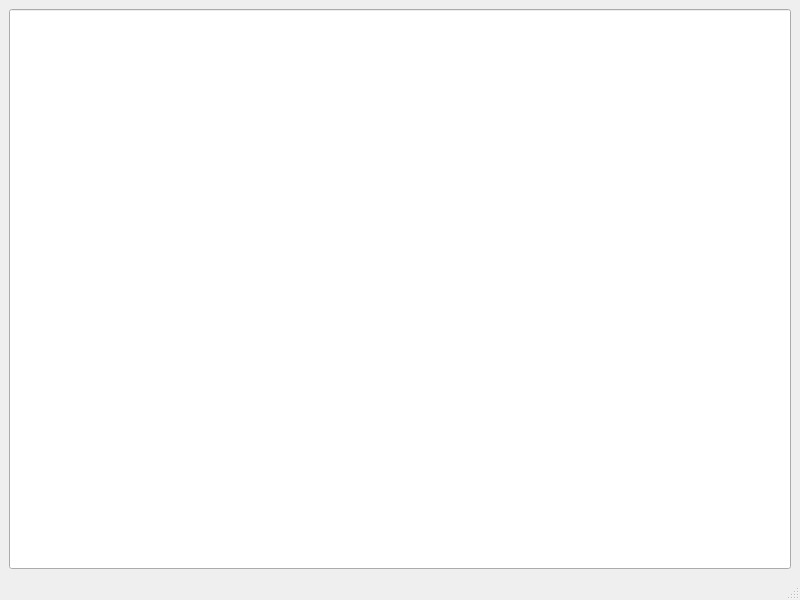
<?xml version="1.0" encoding="UTF-8"?>
<ui version="4.0">
 <class>CalculatorWindow</class>
 <widget class="QMainWindow" name="CalculatorWindow">
  <property name="geometry">
   <rect>
    <x>0</x>
    <y>0</y>
    <width>800</width>
    <height>600</height>
   </rect>
  </property>
  <property name="windowTitle">
   <string>CalculatorWindow</string>
  </property>
  <widget class="QWidget" name="centralwidget">
   <layout class="QGridLayout" name="gridLayout">
    <item row="0" column="0">
     <widget class="QLineEdit" name="lineEdit">
      <property name="sizePolicy">
       <sizepolicy hsizetype="Preferred" vsizetype="Expanding">
        <horstretch>0</horstretch>
        <verstretch>0</verstretch>
       </sizepolicy>
      </property>
     </widget>
    </item>
   </layout>
  </widget>
  <widget class="QMenuBar" name="menubar">
   <property name="geometry">
    <rect>
     <x>0</x>
     <y>0</y>
     <width>800</width>
     <height>22</height>
    </rect>
   </property>
  </widget>
  <widget class="QStatusBar" name="statusbar"/>
 </widget>
 <resources/>
 <connections/>
</ui>
